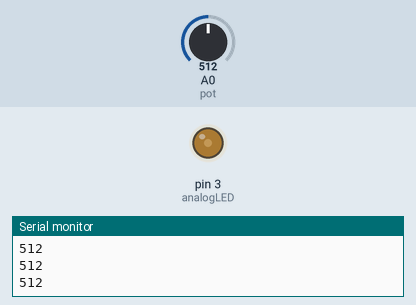
Recording of a sketch running on a simulated Arduino Uno, built with avr-gcc and run on an emulated ATmega328P. Shown: output pins drawn as LEDs (lit = HIGH), the last lines printed to the serial monitor. Inputs (shaded band) come from the test bench; at power-on: A0 (pot) = 512.

Above: at 1.2 s.
1.3 s: A0 (pot) set to 306
At 1.7 s:
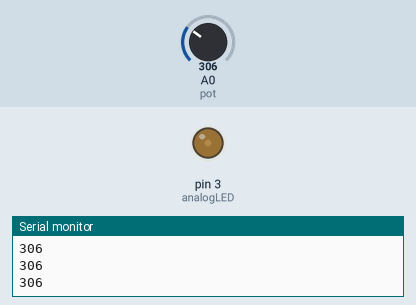
2.8 s: A0 (pot) set to 0
At 3.9 s:
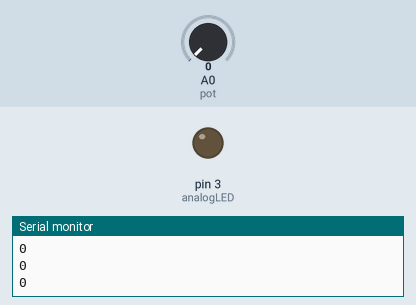
4.3 s: A0 (pot) set to 6
5.8 s: A0 (pot) set to 9
At 6.2 s:
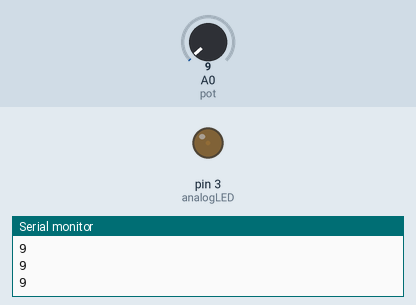
7.3 s: A0 (pot) set to 1023
At 8.7 s:
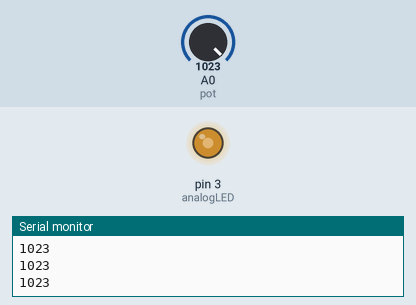
Timing chart, 0 to 9.8 s (numbered marks = the images above; inputs shaded):
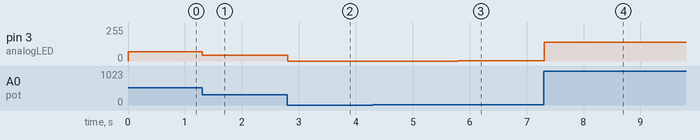

Measured:
- after the input at 1.3 s, pin 3 (analogLED): 71/255 → 42/255 at once
- after the input at 2.8 s, pin 3 (analogLED): 42/255 → 0/255 at once
- after the input at 5.8 s, pin 3 (analogLED): 0/255 → 1/255 at once
- after the input at 7.3 s, pin 3 (analogLED): 1/255 → 142/255 at once

The sketch:

SerialMonitorAnalog.ino
```cpp
int pot = A0;
int potValue = 0;

int analogLED = 3;
int outputValue = 0;

//min:102 max: 1023
void setup() {
  // put your setup code here, to run once:
  pinMode(analogLED, OUTPUT);
  Serial.begin(9600);
}

void loop() {
  // put your main code here, to run repeatedly:
  potValue = analogRead(pot);
  Serial.println(potValue);
  outputValue = map(potValue, 0, 1023, 0, 142);
  analogWrite(analogLED, outputValue);
  delay(2);
}
```
